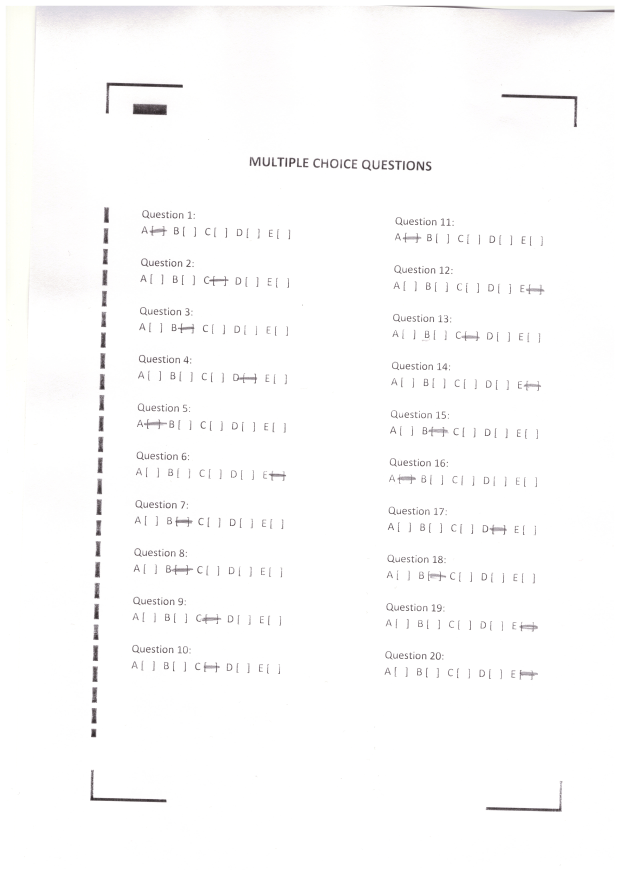
#> input picture omr/resources/Scan_20161108_200045.jpg, 2481 x 3507 px (shown at 1/4 size)
$ python -i improcessing.py   (imports and definitions only)   (older library calls are emulated)
#> lines starting #> are read from the running program, lines starting #| are printed output that depends on the picture; after the words box and inside, x2 and y2 are one past the last pixel; in counts of white or black regions, pixels touching at a corner belong together
#> in retrieve_answers, image is the input picture: shape (3507, 2481, 3); mean B, G, R 251.6, 251.7, 252
import warnings
from collections import Counter

import cv2
import numpy as np
import qreader
from PIL import Image

# todo: TURN INTO A CLASS

# [1 line not run here, left out]

correct_answers = {0: 2, 1: 4, 2: 4, 3: 1, 4: 2, 5: 3, 6: 3, 7: 0, 8: 0, 9: 3, 10: 1, 11: 2, 12: 1, 13: 2, 14: 4, 15: 1,
                   16: 1, 17: 0, 18: 2, 19: 4}


def binarise_image(image, threshold=200, maxValue=255, type=1):
    # converts image to grey
#> called with threshold = 200, maxValue = 255, type = 1
    if type == 1:
        image = cv2.cvtColor(image, cv2.COLOR_BGR2GRAY)
#> image: shape (3507, 2481)

    # Binarised, returns tuple but only the binary is used
    th, binary = cv2.threshold(image, threshold, maxValue, cv2.THRESH_BINARY_INV)
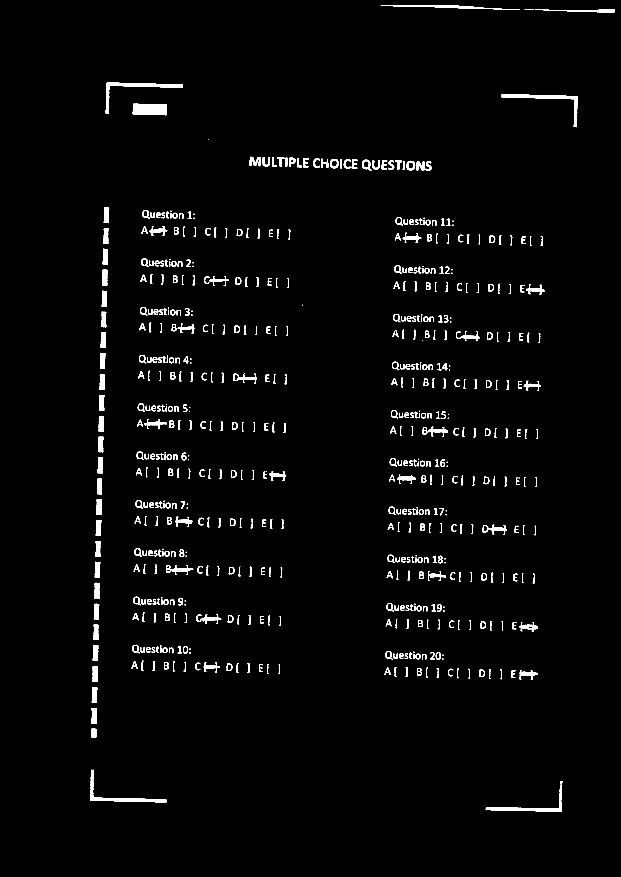
#> binary: shape (3507, 2481) (shown at 1/4 size); 1.9% white; 637 white regions (98 under 20 px)
#> th = 200

    return binary


# [57 lines left out: functions edge_detect, find_qr, not called in this run]


def rotate(image):
    # todo: optimize

    test = image

    edges = binarise_image(image)

    # finds contours using edges
    _, cnts, heirachy = cv2.findContours(edges, cv2.RETR_LIST, cv2.CHAIN_APPROX_SIMPLE)
#> cnts = 879 contours, 194 with area under 20; largest, box (x1, y1, x2, y2) and area: (531, 415, 668, 461) 5530, (423, 330, 732, 454) 4622, (2006, 377, 2310, 509) 4542, (361, 3079, 666, 3210) 4330, (1943, 3139, 2248, 3247) 3751

    # finds largest rectangle out of list of cnts
    for c in sorted(cnts, key=cv2.contourArea, reverse=True):
        peri = cv2.arcLength(c, True)
        approx = cv2.approxPolyDP(c, 0.02 * peri, True)

        if len(approx) == 4:
            rect = cv2.minAreaRect(c)

            if rect[2] > -45:
                angle = rect[2]
            else:
                angle = rect[2] + 90
            break
#> this loop made 1 pass
#> (peri, approx, rect, angle) on pass 1: (367.6, [[532, 418], [532, 456], [667, 459], [664, 418]], ((599.4, 437.1), (42.48, 136.3), -88.44), 1.56)

    M = cv2.getRotationMatrix2D((image.shape[1] / 2, image.shape[0] / 2), angle, 1)
#> M = [[1, 0.0273, -47.34], [-0.0273, 1, 34.47]]
    img = cv2.warpAffine(image, M, (image.shape[1], image.shape[0]))
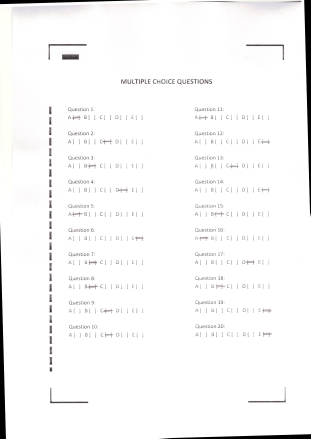
#> img: shape (3507, 2481, 3) (shown at 1/8 size); mean B, G, R 248.1, 248.1, 248.4

    return img


def find_border(image):
    image = rotate(image)
    edges = binarise_image(image)
#> call 2 of binarise_image, with threshold = 200, maxValue = 255, type = 1
#> in binarise_image (call 2), `th, binary = cv2.threshold(image, threshold, maxValue, cv2.THRESH_BINA..`:
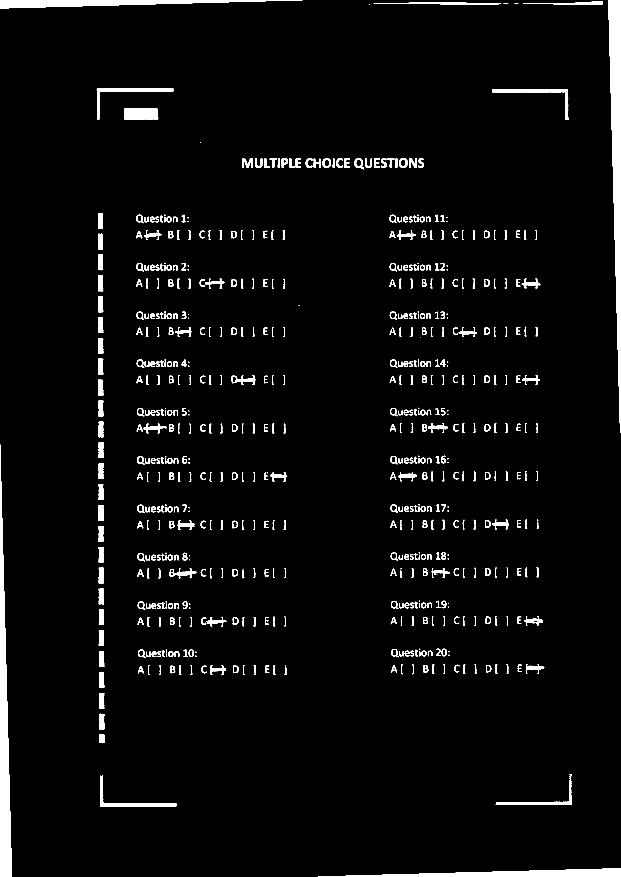
#> binary: shape (3507, 2481) (shown at 1/4 size); 3.4% white; 638 white regions (96 under 20 px)

    # finds contours using edges
    _, cnts, heirachy = cv2.findContours(edges, cv2.RETR_LIST, cv2.CHAIN_APPROX_SIMPLE)
#> cnts = 838 contours, 150 with area under 20; largest, box (x1, y1, x2, y2) and area: (2433, 0, 2481, 1730) 39910, (0, 1778, 48, 3507) 39864, (0, 0, 1210, 33) 19333, (1272, 3474, 2481, 3507) 19301, (496, 434, 633, 477) 5546

    # finds largest rectangle out of list of cnts
    for c in sorted(cnts, key=cv2.contourArea, reverse=True):
        peri = cv2.arcLength(c, True)
        approx = cv2.approxPolyDP(c, 0.02 * peri, True)

        if len(approx) == 4:
            x, y, w, h = cv2.boundingRect(c)

            return image[y:y + h, x:x + w]
#> this loop made 5 passes
#> (peri, approx, x, y, w, h) on pass 5: (363.5, [[496, 437], [497, 476], [632, 475], [629, 435]], 496, 434, 137, 43)


def retrieve_answers(imageloc):
    # todo: optimise

    image = cv2.imread(imageloc)

    answers = {}
    image = find_border(image)
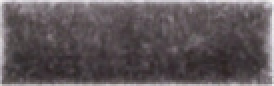
#> image: shape (43, 137, 3) (shown 2 times larger); mean B, G, R 90.2, 87, 95.2
    binary = binarise_image(image, threshold=200)
#> call 3 of binarise_image, with threshold = 200, maxValue = 255, type = 1
#> in binarise_image (call 3), `th, binary = cv2.threshold(image, threshold, maxValue, cv2.THRESH_BINA..`:
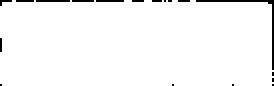
#> binary: shape (43, 137) (shown 2 times larger); 97.1% white; black in thin lines or dots

    _, contours, hierarchy = cv2.findContours(binary, cv2.RETR_TREE, cv2.CHAIN_APPROX_NONE)
#> contours = 1 contour; box (x1, y1, x2, y2) and area: (0, 0, 137, 43) 5546
    hierarchy = hierarchy[0]  # get the actual inner list of hierarchy descriptions

    # list of potential contours
    bubbles = []
    areas = []
    xpositions = []
    ypositions = []

    # For each contour, see if it is approximately square
    for component in zip(contours, hierarchy):
        current_contour = component[0]
        current_hierarchy = component[1]
        x, y, w, h = cv2.boundingRect(current_contour)
        if current_hierarchy[2] < 0:

            if 0.9 < w / h < 1.1 and w > image.shape[1] * 0.005:
                bubbles.append(current_contour)
                areas.append(w * h)
#> this loop made 1 pass
#> (current_hierarchy, x, y, w, h) on pass 1: ([-1, -1, -1, -1], 0, 0, 137, 43)
#> after the loop, areas = []; bubbles = []

#> (the run stopped early here; a loop or call above may not have finished)

$ run again, on omr/resources/Scan_20161113_221737.jpg
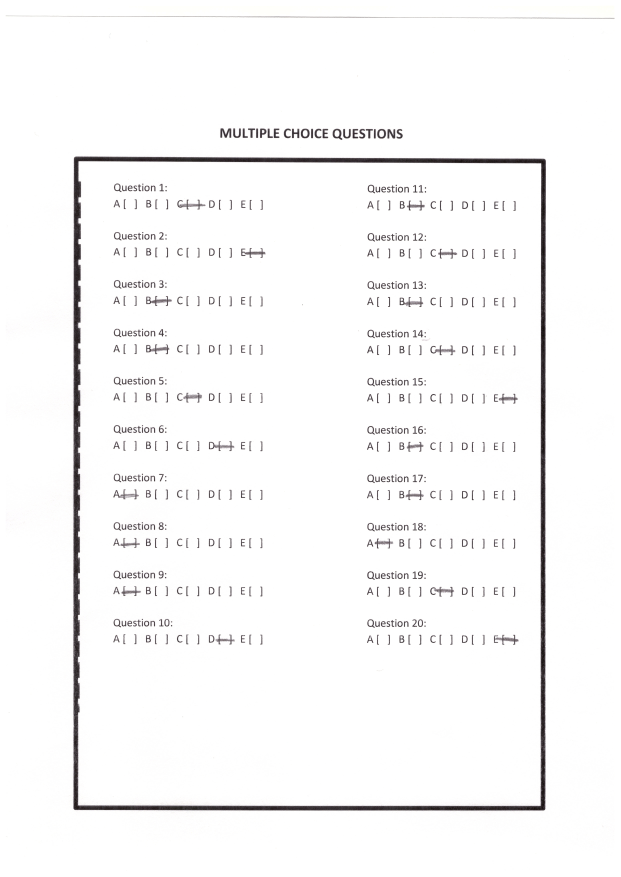
#> input picture omr/resources/Scan_20161113_221737.jpg, 2481 x 3507 px (shown at 1/4 size)
#> in retrieve_answers, image is the input picture: shape (3507, 2481, 3); mean B, G, R 247.9, 247.9, 248.2
#> in binarise_image, `th, binary = cv2.threshold(image, threshold, maxValue, cv2.THRESH_BINA..`:
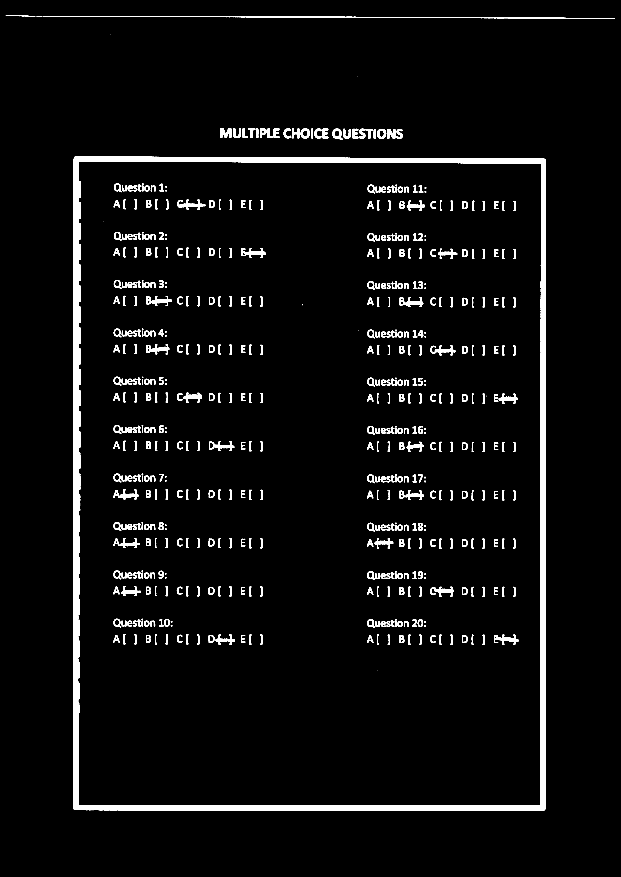
#> binary: shape (3507, 2481) (shown at 1/4 size); 3.8% white; 557 white regions (9 under 20 px)
#> th = 200
#> in rotate, `_, cnts, heirachy = cv2.findContours(edges, cv2.RETR_LIST, cv2.CHAIN_A..`: cnts = 739 contours, 84 with area under 20; largest, box (x1, y1, x2, y2) and area: (293, 626, 2184, 3243) 4925694, (311, 644, 2166, 3224) 4751816, (170, 64, 2458, 74) 2296, (585, 1184, 687, 1224) 1642, (1598, 1188, 1693, 1228) 1550
#> the loop in rotate, `for c in sorted(cnts, key=cv2.contourArea, reverse=True):` made 1 pass
#> (peri, approx, rect, angle) on pass 1: (9161, [[299, 627], [294, 3235], [2176, 3241], [2181, 638]], ((1237.5, 1934.1), (2614.8, 1889), -89.95), 0.0462)
#> M = [[1, 0.000806, -1.41], [-0.000806, 1, 1]]
#> binary: shape (3507, 2481); 3.9% white; 569 white regions (15 under 20 px)
#> in find_border, `_, cnts, heirachy = cv2.findContours(edges, cv2.RETR_LIST, cv2.CHAIN_A..`: cnts = 732 contours, 65 with area under 20; largest, box (x1, y1, x2, y2) and area: (294, 626, 2183, 3242) 4926221, (312, 645, 2165, 3224) 4751131, (584, 1184, 687, 1225) 1692, (1598, 1188, 1693, 1228) 1600, (584, 1378, 677, 1418) 1568
#> the loop in find_border, `for c in sorted(cnts, key=cv2.contourArea, reverse=True):` made 1 pass
#> (peri, approx, x, y, w, h) on pass 1: (9111, [[298, 628], [296, 3237], [2179, 3239], [2180, 637]], 294, 626, 1889, 2616)
#> in binarise_image (call 3), `th, binary = cv2.threshold(image, threshold, maxValue, cv2.THRESH_BINA..`:
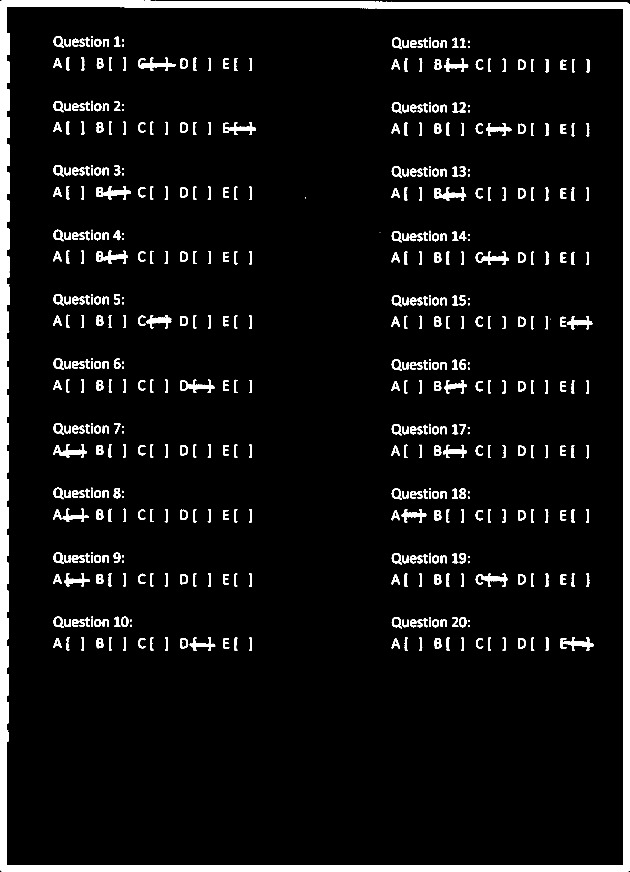
#> binary: shape (2616, 1889) (shown at 1/3 size); 6.5% white; 526 white regions (4 under 20 px)
#> contours = 685 contours, 49 with area under 20; largest, box (x1, y1, x2, y2) and area: (0, 0, 1889, 2616) 4926221, (18, 19, 1871, 2598) 4751131, (290, 558, 393, 599) 1692, (1304, 562, 1399, 602) 1600, (290, 752, 383, 792) 1568
#> the loop in retrieve_answers, `for component in zip(contours, hierarchy):` made 685 passes
#> (current_hierarchy, x, y, w, h) on passes 1, 2, 4: ([-1, -1, 1, -1], 0, 0, 1889, 2616), ([-1, -1, 2, 0], 18, 19, 1853, 2579), ([5, 2, 4, 1], 1554, 1915, 23, 30)
#> after the loop in retrieve_answers, `for component in zip(contours, hierarchy):`: areas = 40 values, max 169 at index 22, min 100 at index 13, mean 128.8; bubbles = 40 contours; largest, box (x1, y1, x2, y2) and area: (345, 1090, 358, 1103) 110, (1382, 1662, 1394, 1675) 109, (345, 1660, 357, 1673) 108, (1382, 1093, 1394, 1106) 108, (1307, 965, 1320, 977) 107
#> mode = 110
#> the loop in retrieve_answers, `for c in bubbles:` made 40 passes
#> after the loop in retrieve_answers, `for c in bubbles:`: xpositions = [1310, 1310, 290, 1310, 290, 350, 290, 1310, 290, 290, 1310, 290, 1310, 1310]; ypositions = [1920, 1730, 1720, 1530, 1530, 1470, 1140, 760, 770, 760, 570, 560, 370, 180]
#> xpos = [290, 350, 1310]
#> ypos = [1530, 760, 1920, 1730, 1720, 1470, 1140, 770, 570, 560, 370, 180]
#> the loop in retrieve_answers, `for y in ypos:` made 1 pass
#> after the loop in retrieve_answers, `for y in ypos:`: answers = 0 items

$ run again, on omr/resources/Scan_20161114_172000.jpg
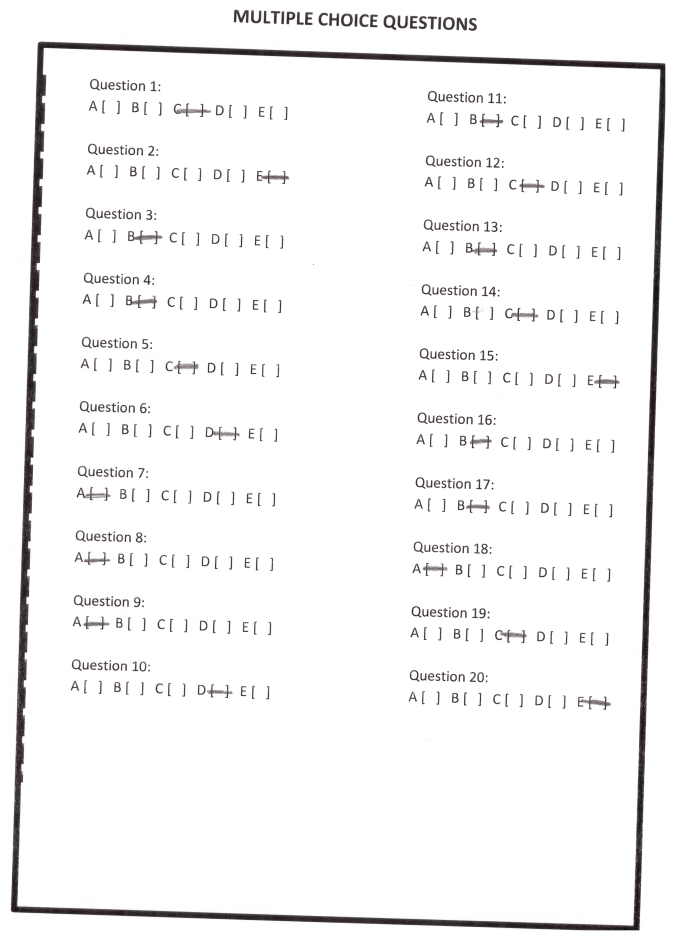
#> input picture omr/resources/Scan_20161114_172000.jpg, 2019 x 2814 px (shown at 1/3 size)
#> in retrieve_answers, image is the input picture: shape (2814, 2019, 3); mean B, G, R 244.5, 244.4, 244.8
#> in binarise_image, `th, binary = cv2.threshold(image, threshold, maxValue, cv2.THRESH_BINA..`:
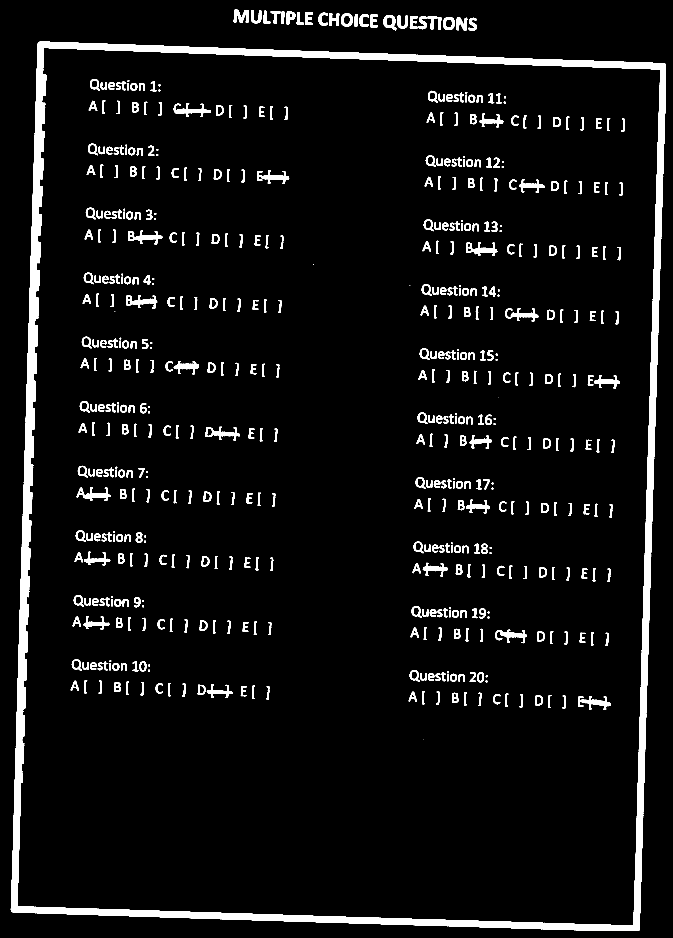
#> binary: shape (2814, 2019) (shown at 1/3 size); 5.7% white; 554 white regions (10 under 20 px)
#> th = 200
#> in rotate, `_, cnts, heirachy = cv2.findContours(edges, cv2.RETR_LIST, cv2.CHAIN_A..`: cnts = 735 contours, 78 with area under 20; largest, box (x1, y1, x2, y2) and area: (32, 124, 1996, 2791) 4923864, (51, 143, 1982, 2778) 4751014, (384, 692, 487, 733) 1626, (617, 1280, 720, 1321) 1548, (1398, 727, 1492, 768) 1543
#> the loop in rotate, `for c in sorted(cnts, key=cv2.contourArea, reverse=True):` made 1 pass
#> (peri, approx, rect, angle) on pass 1: (9201.4, [[115, 127], [33, 2732], [1918, 2790], [1995, 191]], ((1015.2, 1460), (2615.1, 1888.9), -88.21), 1.79)
#> M = [[1, 0.0312, -43.38], [-0.0312, 1, 32.16]]
#> binary: shape (2814, 2019); 7.5% white; 552 white regions (3 under 20 px)
#> in find_border, `_, cnts, heirachy = cv2.findContours(edges, cv2.RETR_LIST, cv2.CHAIN_A..`: cnts = 719 contours, 54 with area under 20; largest, box (x1, y1, x2, y2) and area: (73, 153, 1962, 2768) 4925048, (91, 171, 1944, 2750) 4750163, (1975, 0, 2019, 1385) 29218, (0, 1430, 44, 2814) 29174, (0, 0, 982, 31) 14522
#> the loop in find_border, `for c in sorted(cnts, key=cv2.contourArea, reverse=True):` made 1 pass
#> (peri, approx, x, y, w, h) on pass 1: (9146.6, [[76, 155], [75, 2762], [1960, 2761], [1957, 161]], 73, 153, 1889, 2615)
#> in binarise_image (call 3), `th, binary = cv2.threshold(image, threshold, maxValue, cv2.THRESH_BINA..`:
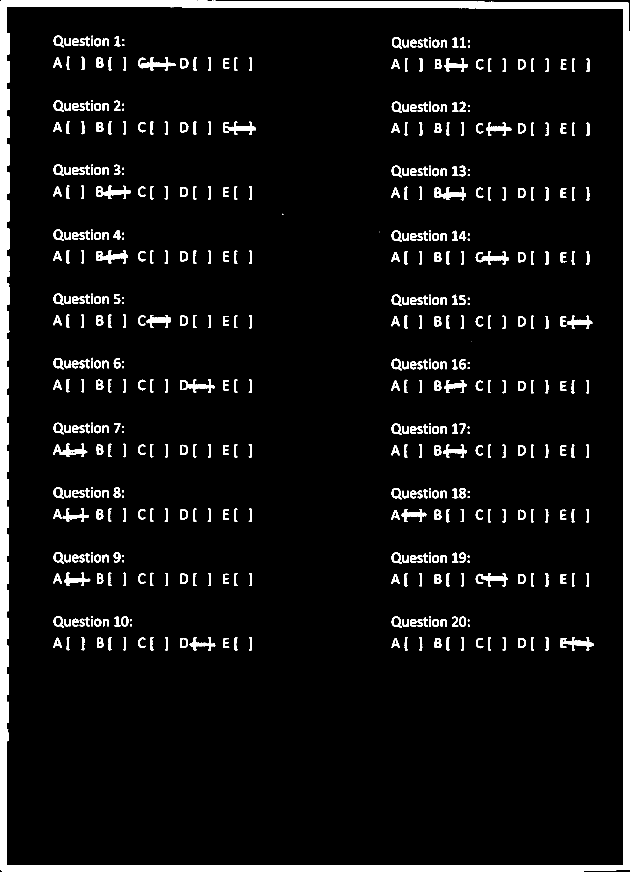
#> binary: shape (2615, 1889) (shown at 1/3 size); 6.4% white; 525 white regions (3 under 20 px)
#> contours = 688 contours, 54 with area under 20; largest, box (x1, y1, x2, y2) and area: (0, 0, 1889, 2615) 4925048, (18, 18, 1871, 2597) 4750163, (290, 557, 393, 597) 1661, (541, 1138, 644, 1178) 1587, (290, 751, 383, 790) 1565
#> the loop in retrieve_answers, `for component in zip(contours, hierarchy):` made 688 passes
#> (current_hierarchy, x, y, w, h) on passes 1 to 3: ([-1, -1, 1, -1], 0, 0, 1889, 2615), ([-1, -1, 2, 0], 18, 18, 1853, 2579), ([4, -1, 3, 1], 1554, 1914, 23, 30)
#> after the loop in retrieve_answers, `for component in zip(contours, hierarchy):`: areas = 38 values, max 156 at index 5, min 100 at index 34, mean 132; bubbles = 38 contours; largest, box (x1, y1, x2, y2) and area: (345, 1659, 357, 1672) 108, (293, 1155, 306, 1167) 107, (1382, 1092, 1394, 1105) 107, (346, 1089, 358, 1102) 107, (294, 1736, 307, 1748) 106
#> mode = 121
#> the loop in retrieve_answers, `for c in bubbles:` made 38 passes
#> after the loop in retrieve_answers, `for c in bubbles:`: xpositions = [1310, 1310, 290, 1310, 290, 1310, 1310, 290, 350, 1310, 1310, 290, 1310, 290, 1310, 1310, 1310, 1310, 290, 1310, 290, 290]; ypositions = [1930, 1920, 1920, 1720, 1720, 1540, 1530, 1530, 1460, 1160, 1140, 1140, 950, 950, 760, 570, 380, 370, 380, 180, 190, 180]
#> xpos = [290, 350, 1310]
#> ypos = [1920, 1720, 1530, 1140, 950, 380, 180, 1930, 1540, 1460, 1160, 760, 570, 370, 190]
#> the loop in retrieve_answers, `for y in ypos:` made 1 pass
#> after the loop in retrieve_answers, `for y in ypos:`: answers = 0 items
